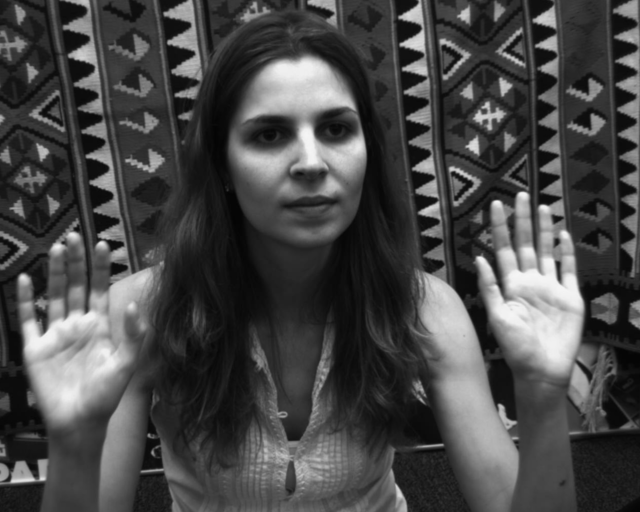
#> input picture ComputerVision/EpipolarGeometry/left.tif, 640 x 512 px
$ jupyter execute ex3.ipynb   (shell and % lines are left out)   (older library calls are emulated)
#> lines starting #> are read from the running program, lines starting #| are printed output that depends on the picture
## <span style="color:blue"> Computer Vision - Winter 2024

## <span style="color:blue"> Exercise 3 </span>
**Reichman University**

**Lecturer:** Prof. Yael Moses, RUNI

**TA:** Eyal Friedman, RUNI


**Submission date: 9.2.24** \
Note: In case you need an extension for any reason, you can submit it by 14.2.24. \
No extra extensions will be given.
In case you are in miluim - please contact Yael directly.

**Your name: Tom Sabag, Gal Moshkovitch**
**Your ID: 208845842, 315848929**

In this exercise, you will practice projection matrices and epipolar geometry related tasks.

## <span style="color:blue"> Submission guidelines:</span>

1. Your **zip** file should include the following files only:
   - ex3.ipynb
   - images you use that were not given
2. You should use Jupyter Notebook.
3. Name the zip file **'ex3_ID_ID.zip'** and **do not** include any additional directories.
4. Submit using *Moodle*.
5. Submit on time!
6. You can submit this assignment in pairs (no triplets).
   * In the case of pair submission, both IDs and names should be added to the notebook.
   * One should submit the homework, and the other should submit a simple text file named: ID_ID.txt and nothing else.
   *Please make sure that your collaborator submits the HW.

## Read the following instructions carefully:

1. Write **efficient vectorized** code.
2. You are responsible for the correctness of your code and should add as many tests as you see fit. Do not submit your tests unless requested.
3. Use `Python 3` and `numpy 1.18.5` or above. Changes to the configuration we provided are at your own risk. Before submitting the exercise, restart the kernel and run the notebook from start to finish to make sure everything works.
4. You are allowed to use functions and methods from the [Python Standard Library](https://docs.python.org/3/library/) and [numpy](https://www.numpy.org/devdocs/reference/) only. Any other imports are forbidden unless provided by us.
5. Your code must run without errors. Note, **Code that fails to run will not be graded.**
6. Document your code properly.
7. Go over Warmup Python - you can find relevant python functions that will make your life easier.

[cell 1]
import cv2

# This opens an inteactive figure - use it in part B
import matplotlib
matplotlib.use('TkAgg')

import matplotlib.pyplot as plt
import numpy as np
from scipy.linalg import null_space

# This specifies the way plots behave in jupyter notebook
plt.rcParams['figure.figsize'] = (8.0, 8.0) # set default size of plots
plt.rcParams['image.cmap'] = 'gray'

[cell 2]
import platform
print("Python version: ", platform.python_version())
print("Numpy version: ", np.__version__)

## <span style="color:blue">Section A: Projection

In this part you will go over projection matrix,  and use them to project 3D points to an image.

## <span style="color:blue">Part A1: Projection Matrix
Fill the missing values, given partial values of the parameters of the left and right cameras.

**Right image parameters:**
The projection matrix of the right image:

[cell 3]
MR = np.array([[1100.504780,          0,   331.023000,   0],
               [0,          1097.763735,   259.386377,   0],
               [0,                    0,            1,   0]])

The rotation matrix of the right image:

[cell 4]
RR = np.array([[1,0,0],
               [0,1,0],
               [0,0,1]])

The focal length of the right image:

[cell 5]
fR = 1.0

From here on, replace "none" with your answers to the questions. In addition, if there are more than a single possible solution, choose one.
Compute the right image center (principal point):

[cell 6]
OxR = 331.023000
OyR = 259.386377

Compute the right image scale factor which is consistent with MR:

[cell 7]
SxR = 1100.504780
SyR = 1097.763735

Compute the right image intrinsic matrix which is consistent with MR:

[cell 8]
MintR = np.array([[1100.504780,          0,   331.023000,   0],
                  [0,          1097.763735,   259.386377,   0],
                  [0,                    0,            1,   0]])

**Left image parameters**

Left image center (principal point):

[cell 9]
OxL = 320.798101
OyL = 236.431326

Scale factor:

[cell 10]
SxL = 1095.671499
SyL = 1094.559584

Focal length of the left image:

[cell 11]
fL = 1

Translation vector w.r.t. the world origin:

[cell 12]
TL = -np.array([[178.2218,18.8171,-13.7744]]).T

Rotation matrix of the left image:

[cell 13]
RL = np.array([[ 0.9891,    0.0602,   -0.1346],
               [-0.0590,    0.9982,    0.0134],
               [0.1351,   -0.0053,    0.9908]])

Compute the intrinsic projection matrix of the left camera:

[cell 14]
MintL = np.array([[fL * SxL, 0,        OxL, 0],
                  [0,        fL * SyL, OyL, 0],
                  [0,        0,         1,  0]])
print(MintL)

Compute the projection matrix of the left camera

[cell 15]
MextL = np.hstack((RL, -RL@TL))
last_row = np.array([0,0,0,1])
MextL = np.vstack((MextL, last_row))
print(MextL)

[cell 16]
ML = MintL @ MextL
print(ML)

Compute the COP of the left and the right images, in Cartesian coordinates:

(You may use the the function *null_space* from *scipy.linalg*)

[cell 17]
CL = null_space(ML)
CL = CL[:-1] / CL[-1] # Convert to cartesian coordinates

CR = null_space(MR)
CR = CR[:-1] / CR[-1] # Convert to cartesian coordinates

[cell 18]
print("CL:", CL.T)
print("CR:", CR.T)

Compute the distance between CL and CR:


[cell 19]
D = np.linalg.norm(CL-CR)
print(D)

## <span style="color:blue">Part A2: Hands on Triangulation

Write a function p = proj(M,P) that recieves as input the 3D point P in Euclidean coordinates and a projection matrix M, and outputs the 2D  Euclidean coordinates of the projected point.

[cell 20]
# Your code for proj function
def proj(M, P):
    P_homogenous = np.append(P, 1)
    projection = M @ P_homogenous
    p = projection / projection[-1]
    return p[:-1]

**<span style="color:blue">Answer Quesion:**\
Given object points in the world coordinate system,  P=(-140,50,1200) and Q=(30,100,2000).

a.	What are the coordinates (Euclidean) of the points in the left camera coordinate system?\
b.	What are the coordinates (Euclidean) of the points in the right camera coordinate system?

Note: the camera coordinate system rather than the image coordinate system (PL means the 3D coordinates in the left **camera** cordinates system, and pL means the 2D coordinates in the left **image** coordinates system.


**<span style="color:blue">Answer:**


[cell 21]
P = np.array([[-140],[50],[1200]])
pL = proj(ML,P)
pR = proj(MR,P)

Q = np.array([[30],[100],[2000]])
qL = proj(ML,Q)
qR = proj(MR,Q)

[cell 22]
depth_points = [np.array([[30],[100],[1000 +  800*i]]) for i in range(10)]
depth_points_r = [proj(MR, point) for point in depth_points]
depth_points_l = [proj(ML, point) for point in depth_points]

[cell 23]
print("pL:", pL)
print("pR:", pR)

print("qL:", qL)
print("qR:", qR)

[cell 24]
PL = proj(MextL, P)
PR = proj(np.identity(4), P)
QL = proj(MextL, Q)
QR = proj(np.identity(4), Q)

[cell 25]
print("PL:", PL)
print("PR:", PR)

print("QL:", QL)
print("QR:", QR)

### Read two images and display the projections of P and Q on the two given images ###

[cell 26]
imL = cv2.imread('left.tif', cv2.IMREAD_GRAYSCALE)
#> imL is the input picture: shape (512, 640); min 4, max 246, mean 71.7
imR = cv2.imread('right.tif', cv2.IMREAD_GRAYSCALE)
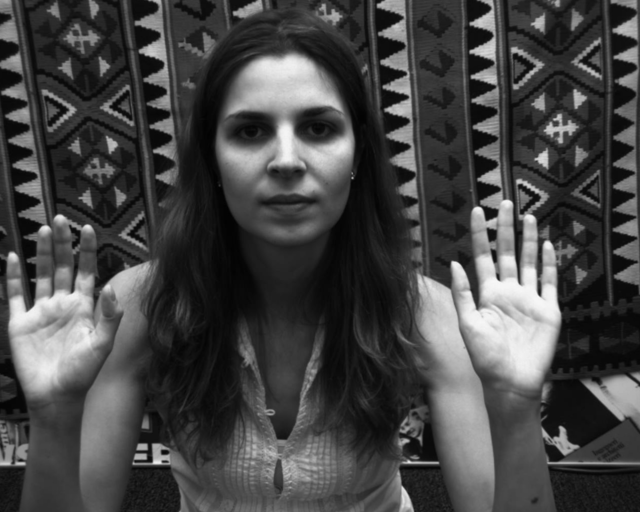
#> input picture ComputerVision/EpipolarGeometry/right.tif, 640 x 512 px
#> imR is the input picture: shape (512, 640); min 2, max 248, mean 69.5

plt.rcParams['figure.figsize'] = (14.0, 14.0)
f, ((ax1, ax2)) = plt.subplots(1, 2, sharex='col', sharey='row')

ax1.imshow(imL, cmap='gray'), ax1.set_title('Left image'), ax1.scatter(pL[0], pL[1], color='r'), \
    ax1.scatter(qL[0],qL[1], color = 'b')
ax2.imshow(imR, cmap='gray'), ax2.set_title('Right image'), ax2.scatter(pR[0], pR[1], color = 'r'), \
    ax2.scatter(qR[0],qR[1], color = 'b')


plt.show()
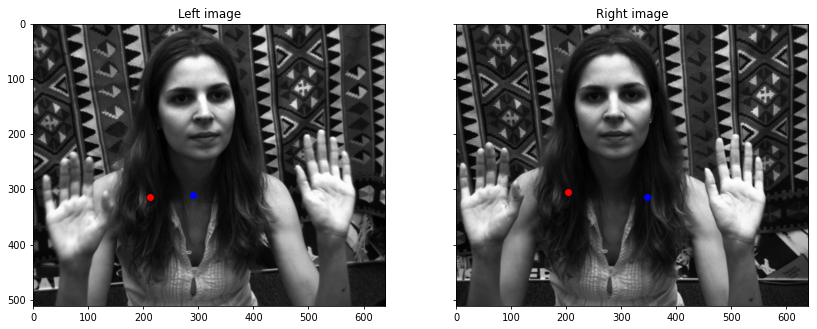
#> figure drawn by matplotlib, 2 panels

**<span style="color:blue"> Answer Question:**\
Look at the projection of each of the points in the two images. One pair looks as expected, and the other does not. Please give a short explanation of what may have caused it.

**<span style="color:blue">Answer:**

  The red pair of points pL and pR look as expected, projected P to approximately the same location in both images.

  On the other hand, qL and qR are projecte to different locations in the right and left images.

  We believe that this is happening because Q is located deeper then P ($Z$ coordinate).

  MextR indicates no rotation or translation, leading to less noticeable perspective effects, causing projection points of diffrent depths to aproxamtly the same point on the image.

  However, MextL does has rotation and translation, leading to noticeable perspective effects, resulting in depth-related distortions. As a result objects appear closer or further according to their depth.

  We visualize this by projecting points of different depths in both images.

  It is very noticable that deeper points in the right image, with no rotation or translation, are shifting mostly in the y axis.

  On the other hand, points in the left image, suffer from perspective and depth related distortions, moving in the X axis as well

[cell 27]
plt.rcParams['figure.figsize'] = (14.0, 14.0)
f, ((ax1, ax2)) = plt.subplots(1, 2, sharex='col', sharey='row')

for i in range(10):
  random_color = np.random.rand(3)
  ax1.imshow(imL, cmap='gray'), ax1.set_title('Left image'), ax1.scatter(depth_points_l[i][0], depth_points_l[i][1], color=random_color, s=100-10*i)
  ax2.imshow(imR, cmap='gray'), ax2.set_title('Right image'), ax2.scatter(depth_points_r[i][0], depth_points_r[i][1], color=random_color, s=100-10*i)
